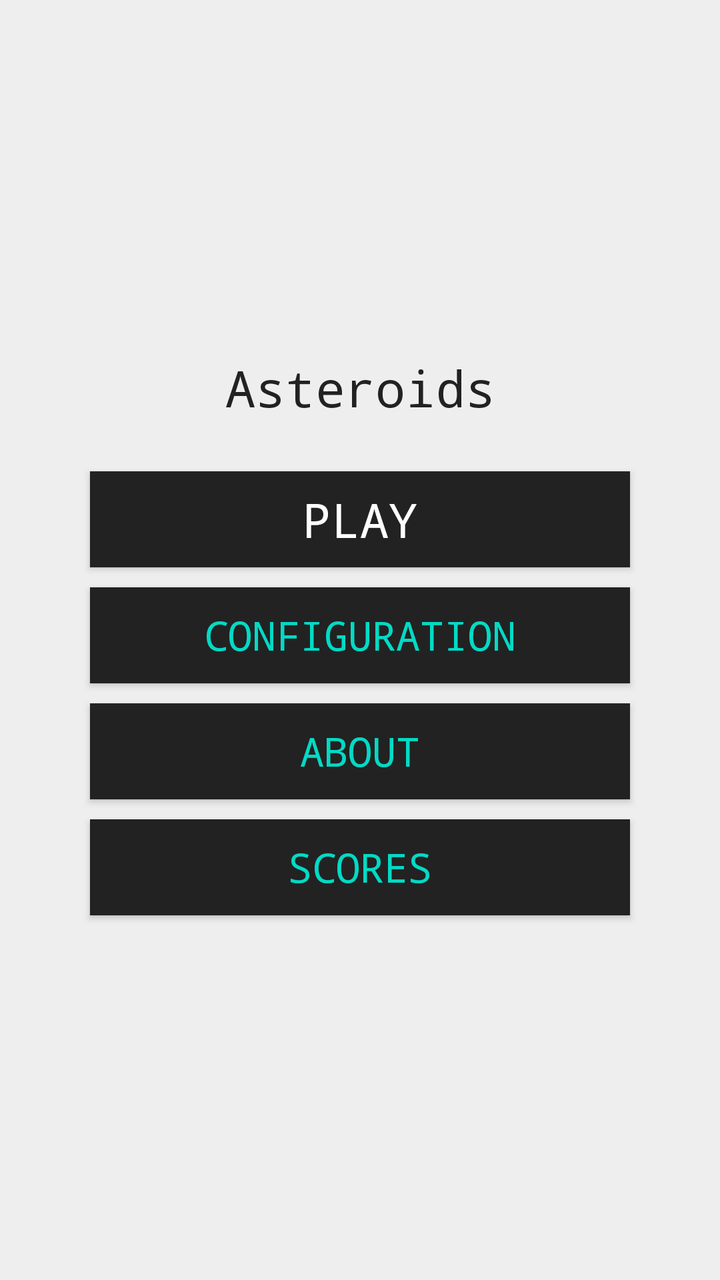
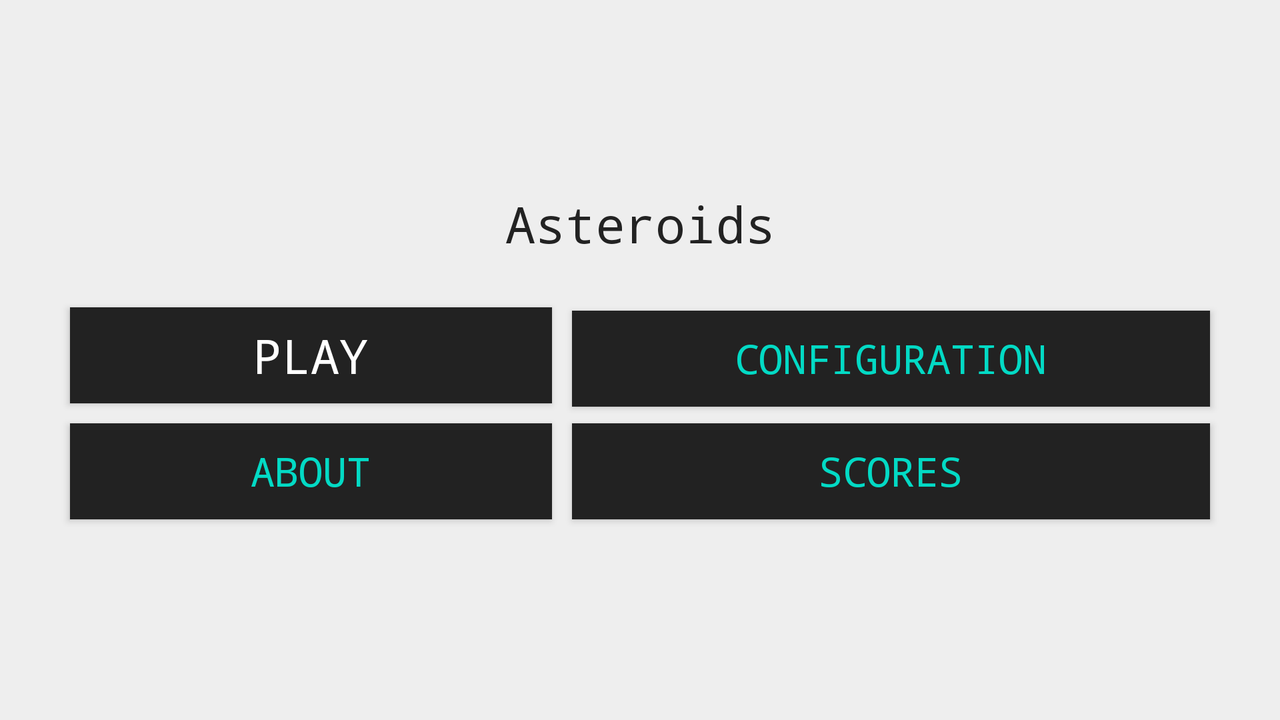

Compare how this app lays out the same screen by default and in its alternative resource folder. The renders come first, then the two layout files and the values they reference.
<!-- AndroidManifest.xml: application theme AppTheme -->
<!-- res/layout/main_menu.xml -->
<?xml version="1.0" encoding="utf-8"?>
<LinearLayout xmlns:android="http://schemas.android.com/apk/res/android"
    android:id="@+id/main_menu"
    android:layout_width="match_parent"
    android:layout_height="match_parent"
    android:gravity="center"
    android:orientation="vertical"
    android:padding="40dp">

    <TextView
        android:layout_width="match_parent"
        android:layout_height="wrap_content"
        android:layout_marginBottom="20dp"
        android:gravity="center"
        android:text="@string/titleAsteroids"
        android:textSize="25sp"
        android:id="@+id/title"/>

    <Button
        android:id="@+id/bPlay"
        style="@style/StyleButton"
        android:layout_width="match_parent"
        android:layout_height="wrap_content"
        android:onClick="fireGame"
        android:text="@string/play" />

    <Button
        android:id="@+id/bConfiguration"
        style="@style/StyleButton.alternative"
        android:layout_width="match_parent"
        android:layout_height="wrap_content"
        android:onClick="firePreferences"
        android:text="@string/configuration" />

    <Button
        android:id="@+id/bAbout"
        style="@style/StyleButton.alternative"
        android:layout_width="match_parent"
        android:layout_height="wrap_content"
        android:onClick="fireAbout"
        android:text="@string/about" />

    <Button
        android:id="@+id/bScores"
        style="@style/StyleButton.alternative"
        android:layout_width="match_parent"
        android:layout_height="wrap_content"
        android:onClick="fireScores"
        android:text="@string/scores" />
</LinearLayout>
<!-- resources referenced by this layout -->
<resources>
  <string name="about">About</string>
  <string name="configuration">Configuration</string>
  <string name="play">Play</string>
  <string name="scores">Scores</string>
  <string name="titleAsteroids">Asteroids</string>
  <style name="StyleButton" parent="Base.Widget.AppCompat.Button">
          <item name="android:textColor">#FFFFFF</item>
          <item name="android:textSize">24sp</item>
          <item name="android:layout_margin">5dp</item>
          <item name="android:background">#222222</item>
      </style>
  <style name="StyleButton.alternative">
          <item name="android:textColor">@color/colorAccent</item>
          <item name="android:textSize">20sp</item>
          <item name="android:padding">5dp</item>
      </style>
  <style name="AppTheme" parent="Theme.AppCompat.Light.DarkActionBar">
          
          <item name="android:typeface">monospace</item>
          <item name="android:textColor">#222222</item>
          <item name="android:background">#EEEEEE</item>
          <item name="colorPrimary">@color/colorPrimary</item>
          <item name="colorPrimaryDark">@color/colorPrimaryDark</item>
          <item name="colorAccent">@color/colorAccent</item>
      </style>
</resources>
<!-- res/layout-land/main_menu.xml (the author's variant of the layout above) -->
<!-- drawn on the phone turned sideways -->
<?xml version="1.0" encoding="utf-8"?>
<LinearLayout xmlns:android="http://schemas.android.com/apk/res/android"
    android:orientation="vertical"
    android:layout_width="match_parent"
    android:layout_height="match_parent"
    android:gravity="center"
    android:padding="@dimen/padding_buttons"
    android:id="@+id/main_menu">

    <TextView
        android:layout_width="match_parent"
        android:layout_height="wrap_content"
        android:text="@string/titleAsteroids"
        android:layout_marginBottom="20dp"
        android:gravity="center"
        android:textSize="25sp" />

    <TableLayout
        android:layout_width="match_parent"
        android:layout_height="wrap_content"
        android:stretchColumns="*">

        <TableRow>

            <Button
                android:id="@+id/play"
                android:layout_width="match_parent"
                android:layout_height="wrap_content"
                android:text="@string/play"
                android:onClick="showPreferences"
                style="@style/StyleButton" />

            <Button
                android:id="@+id/configuration"
                android:layout_width="match_parent"
                android:layout_height="wrap_content"
                android:text="@string/configuration"
                android:onClick="firePreferences"
                style="@style/StyleButton.alternative" />
        </TableRow>

        <TableRow>

            <Button
                android:id="@+id/about"
                android:layout_width="match_parent"
                android:layout_height="wrap_content"
                android:text="@string/about"
                style="@style/StyleButton.alternative"
                android:onClick="fireAbout" />

            <Button
                android:id="@+id/exit"
                android:layout_width="match_parent"
                android:layout_height="wrap_content"
                android:text="@string/scores"
                style="@style/StyleButton.alternative" />
        </TableRow>
    </TableLayout>
</LinearLayout>
<!-- resources referenced by the variant -->
<!-- as the phone turned sideways resolves them -->
<resources>
  <dimen name="padding_buttons">30dp</dimen>
  <string name="about">About</string>
  <string name="configuration">Configuration</string>
  <string name="play">Play</string>
  <string name="scores">Scores</string>
  <string name="titleAsteroids">Asteroids</string>
  <style name="StyleButton" parent="Base.Widget.AppCompat.Button">
          <item name="android:textColor">#FFFFFF</item>
          <item name="android:textSize">24sp</item>
          <item name="android:layout_margin">5dp</item>
          <item name="android:background">#222222</item>
      </style>
  <style name="StyleButton.alternative">
          <item name="android:textColor">@color/colorAccent</item>
          <item name="android:textSize">20sp</item>
          <item name="android:padding">5dp</item>
      </style>
  <style name="AppTheme" parent="Theme.AppCompat.Light.DarkActionBar">
          
          <item name="android:typeface">monospace</item>
          <item name="android:textColor">#222222</item>
          <item name="android:background">#EEEEEE</item>
          <item name="colorPrimary">@color/colorPrimary</item>
          <item name="colorPrimaryDark">@color/colorPrimaryDark</item>
          <item name="colorAccent">@color/colorAccent</item>
      </style>
</resources>
